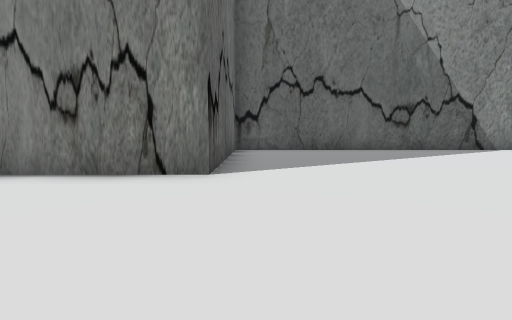
View 1 (above)

24 first-person views from a walk through a scene from a Unity 3-D project. The camera is 1.2 m above the floor, tilts 6° down and sees 85° across. The floor is counted in squares, 2 m on a side. Each view is taken from the middle of a square. On the plan, view 1 faces up. The plan holds only what a view shows up to about 9 squares ahead; the rest is blank. The place goes on beyond the plan.

View 2
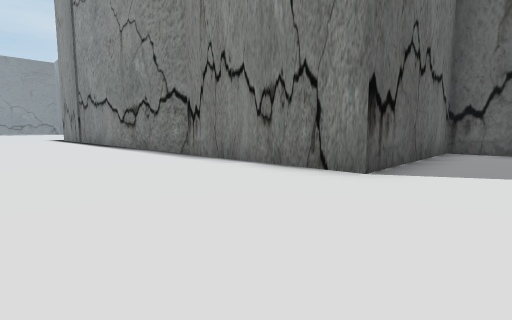

View 3
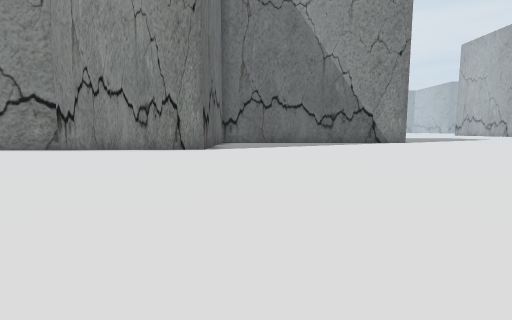

View 4
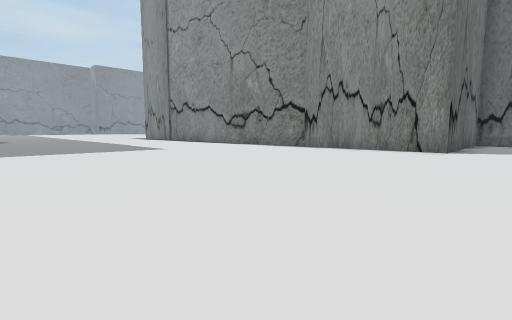

View 5
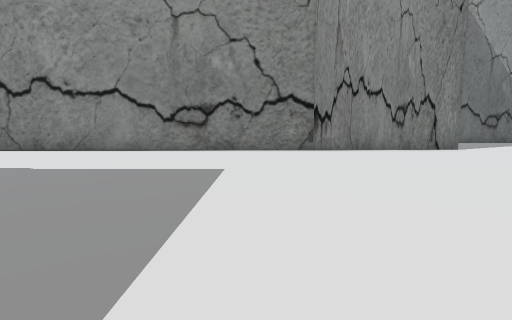

View 6
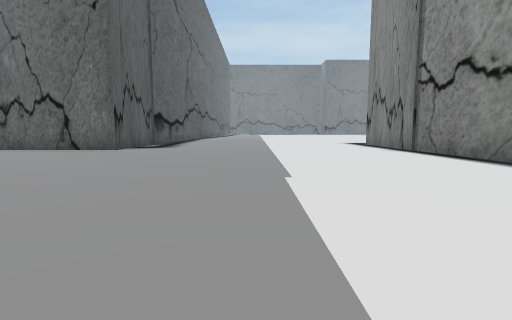

View 7
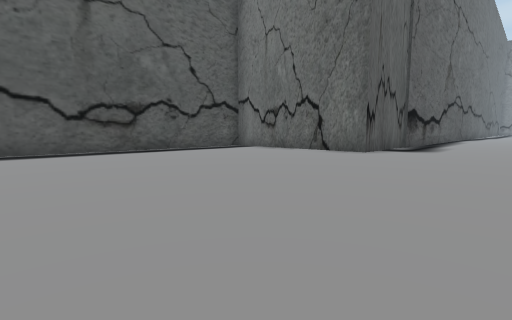

View 8
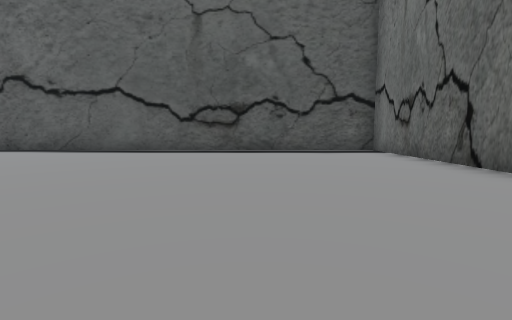

View 9
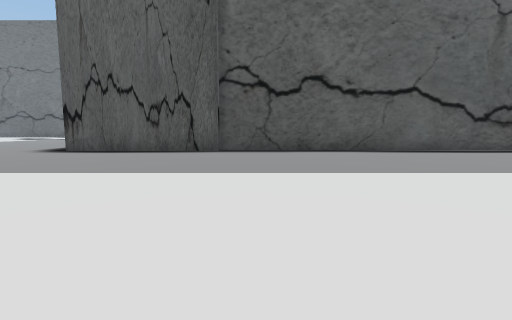

View 10
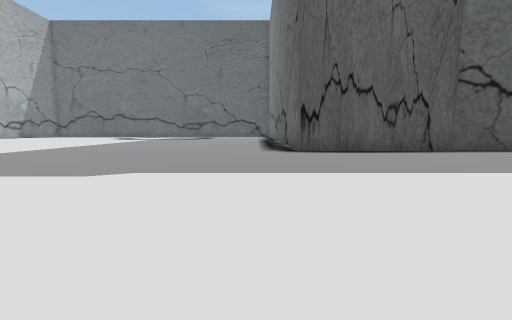

View 11
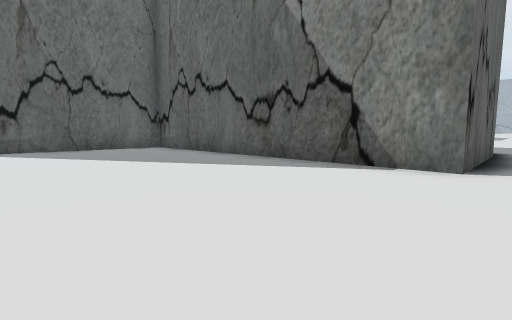

View 12
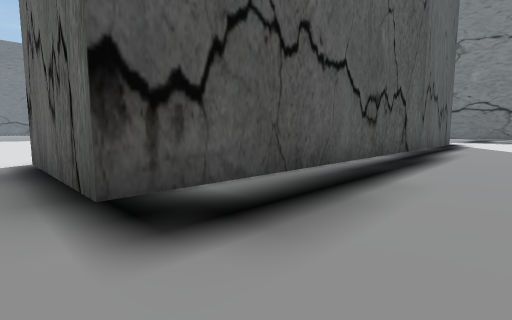

View 13
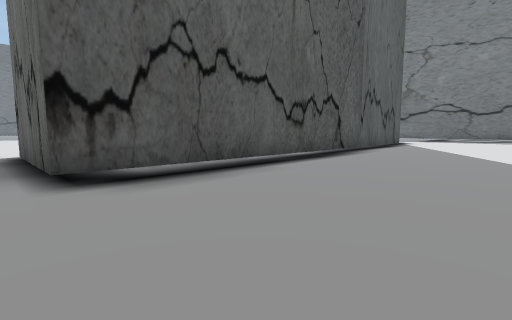

View 14
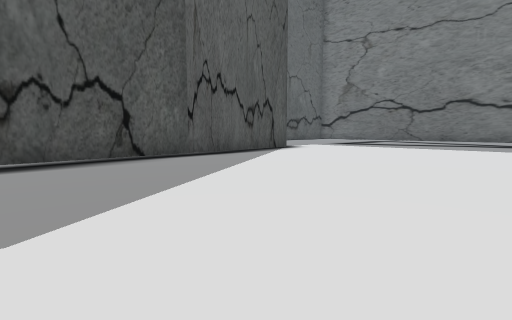

View 15
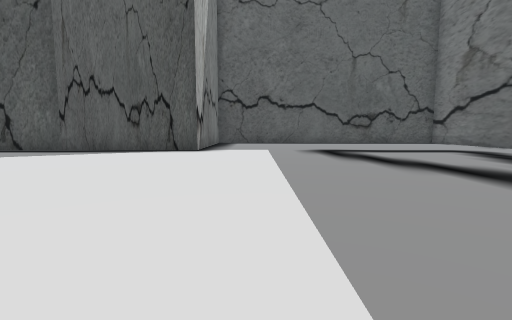

View 16
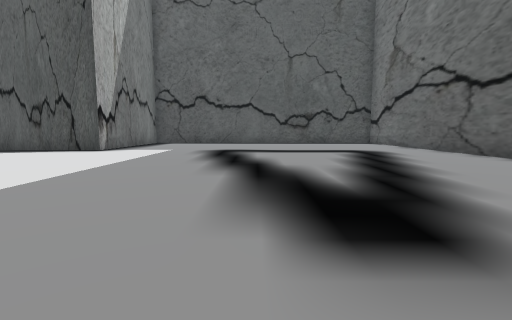

View 17
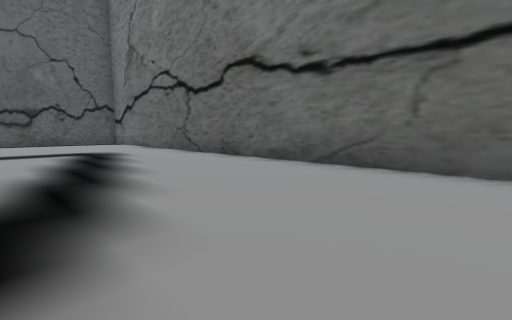

View 18
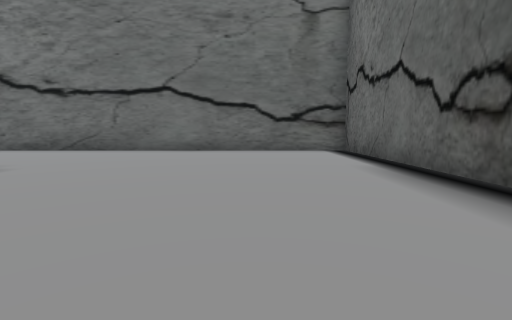

View 19
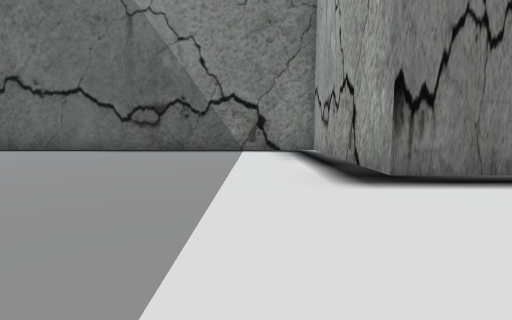

View 20
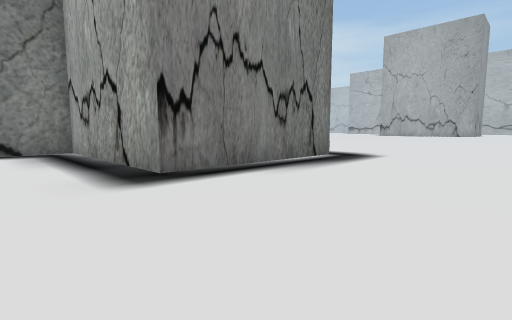

View 21
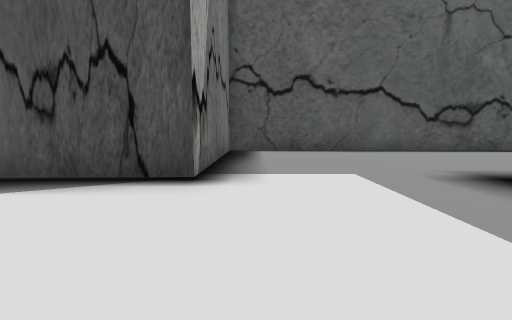

View 22
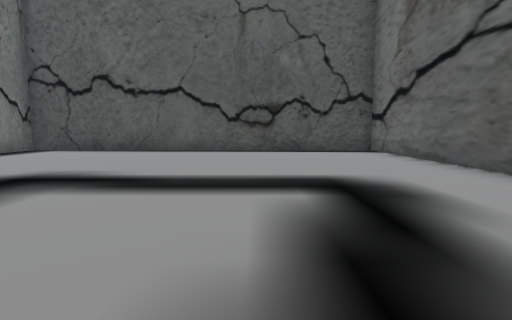

View 23
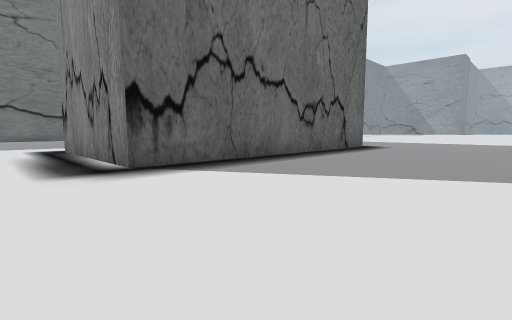

View 24
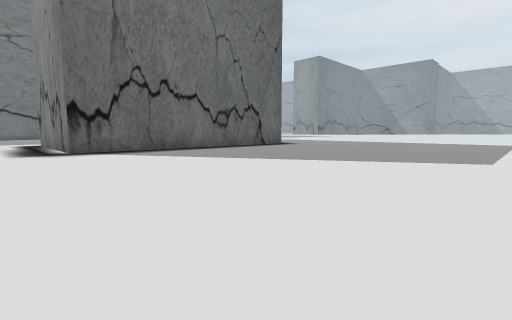

### Floor plan
Points are (right, up) in squares from view 1. A wall is a line through its corners. A room is listed if a view was taken in it or the views show most of it. See-through windows are left out.
Room 1 (views 1, 2, 3, 4, 5, 6, 7, 8, 9, 10, 11)
walls: (-2, -10.3) (2.7, -10.3) (2.7, -11.1); (-17.5, -5.3) (-15.5, -5.3) (-15.5, -10.6) (-1.9, -10.6); (8.3, 8.7) (-0.6, 8.7) (-0.6, 3.8) (-16.1, 3.8)
ways out: opening at (9, 8) to room 2
Room 2 (views 12, 13, 14, 15, 16, 17, 18, 19, 20, 21, 22, 23, 24)
walls: (-0.6, 28.2) (-0.6, 21.7) (-5.2, 21.7) (-5.2, 26.7) (-15.5, 26.7) (-15.5, 7.5) (-5.2, 7.5) (-5.2, 12.4) (8.3, 12.4) (8.3, 8.7)
ways out: opening at (9, 8) to room 1

Positions as (right, up) in squares from view 1, and headings:
1: (0, 0), facing up
2: (1, 0), facing up-left
3: (1, -5), facing up
4: (1, -5), facing up-left
5: (-7, -5), facing up
6: (-7, -1), facing left
7: (-8, -2), facing down-left
8: (-12, -2), facing down
9: (-3, -2), facing down
10: (4, -2), facing down
11: (9, 4), facing up-left
12: (9, 15), facing down-left
13: (9, 17), facing down-left
14: (3, 19), facing down-left
15: (-7, 21), facing down
16: (-10, 21), facing down
17: (-11, 21), facing down-left
18: (-7, 24), facing left
19: (-7, 18), facing up
20: (-7, 18), facing up-right
21: (-6, 16), facing down
22: (-12, 16), facing down
23: (4, 20), facing up-left
24: (8, 20), facing up-left
